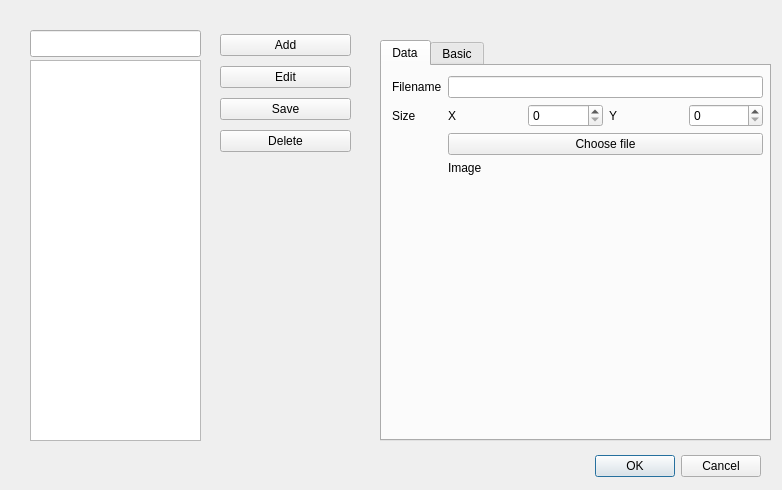
<?xml version="1.0" encoding="UTF-8"?>
<ui version="4.0">
 <author>Matej Pechac</author>
 <class>NewProjModuleDlg</class>
 <widget class="QDialog" name="NewProjModuleDlg">
  <property name="geometry">
   <rect>
    <x>0</x>
    <y>0</y>
    <width>782</width>
    <height>490</height>
   </rect>
  </property>
  <property name="windowTitle">
   <string>NewProjModuleDlg</string>
  </property>
  <widget class="QDialogButtonBox" name="buttonBox">
   <property name="geometry">
    <rect>
     <x>420</x>
     <y>450</y>
     <width>341</width>
     <height>32</height>
    </rect>
   </property>
   <property name="orientation">
    <enum>Qt::Horizontal</enum>
   </property>
   <property name="standardButtons">
    <set>QDialogButtonBox::Cancel|QDialogButtonBox::Ok</set>
   </property>
  </widget>
  <widget class="QListView" name="ProjListView">
   <property name="geometry">
    <rect>
     <x>30</x>
     <y>60</y>
     <width>171</width>
     <height>381</height>
    </rect>
   </property>
  </widget>
  <widget class="QLineEdit" name="leModuleName">
   <property name="geometry">
    <rect>
     <x>30</x>
     <y>30</y>
     <width>171</width>
     <height>27</height>
    </rect>
   </property>
   <property name="readOnly">
    <bool>true</bool>
   </property>
  </widget>
  <widget class="QWidget" name="verticalLayoutWidget_2">
   <property name="geometry">
    <rect>
     <x>220</x>
     <y>30</y>
     <width>131</width>
     <height>128</height>
    </rect>
   </property>
   <layout class="QVBoxLayout" name="verticalLayout_2">
    <item>
     <widget class="QPushButton" name="bAdd">
      <property name="text">
       <string>Add</string>
      </property>
     </widget>
    </item>
    <item>
     <widget class="QPushButton" name="bEdit">
      <property name="text">
       <string>Edit</string>
      </property>
     </widget>
    </item>
    <item>
     <widget class="QPushButton" name="bSave">
      <property name="text">
       <string>Save</string>
      </property>
     </widget>
    </item>
    <item>
     <widget class="QPushButton" name="bDelete">
      <property name="text">
       <string>Delete</string>
      </property>
     </widget>
    </item>
   </layout>
  </widget>
  <widget class="QTabWidget" name="tabWidget">
   <property name="geometry">
    <rect>
     <x>380</x>
     <y>40</y>
     <width>391</width>
     <height>401</height>
    </rect>
   </property>
   <property name="currentIndex">
    <number>0</number>
   </property>
   <widget class="QWidget" name="tab">
    <attribute name="title">
     <string>Data</string>
    </attribute>
    <widget class="QWidget" name="formLayoutWidget_3">
     <property name="geometry">
      <rect>
       <x>10</x>
       <y>10</y>
       <width>371</width>
       <height>351</height>
      </rect>
     </property>
     <layout class="QFormLayout" name="formLayout_3">
      <property name="fieldGrowthPolicy">
       <enum>QFormLayout::AllNonFixedFieldsGrow</enum>
      </property>
      <item row="0" column="0">
       <widget class="QLabel" name="label_25">
        <property name="text">
         <string>Filename</string>
        </property>
       </widget>
      </item>
      <item row="0" column="1">
       <widget class="QLineEdit" name="leFilename"/>
      </item>
      <item row="1" column="0">
       <widget class="QLabel" name="label_26">
        <property name="text">
         <string>Size</string>
        </property>
       </widget>
      </item>
      <item row="1" column="1">
       <layout class="QHBoxLayout" name="horizontalLayout">
        <item>
         <widget class="QLabel" name="label_27">
          <property name="text">
           <string>X</string>
          </property>
         </widget>
        </item>
        <item>
         <widget class="QSpinBox" name="sbXSize"/>
        </item>
        <item>
         <widget class="QLabel" name="label_28">
          <property name="text">
           <string>Y</string>
          </property>
         </widget>
        </item>
        <item>
         <widget class="QSpinBox" name="sbYSize"/>
        </item>
       </layout>
      </item>
      <item row="2" column="1">
       <widget class="QPushButton" name="bChooseFile">
        <property name="text">
         <string>Choose file</string>
        </property>
       </widget>
      </item>
      <item row="3" column="1">
       <widget class="QClickLabel" name="lImage">
        <property name="text">
         <string>Image</string>
        </property>
       </widget>
      </item>
     </layout>
    </widget>
   </widget>
   <widget class="QWidget" name="tab_2">
    <attribute name="title">
     <string>Basic</string>
    </attribute>
    <widget class="QWidget" name="formLayoutWidget">
     <property name="geometry">
      <rect>
       <x>9</x>
       <y>9</y>
       <width>371</width>
       <height>351</height>
      </rect>
     </property>
     <layout class="QFormLayout" name="formLayout">
      <item row="1" column="0">
       <widget class="QLabel" name="label">
        <property name="text">
         <string>Speed</string>
        </property>
       </widget>
      </item>
      <item row="1" column="1">
       <widget class="QSpinBox" name="sbSpeed"/>
      </item>
      <item row="0" column="0">
       <widget class="QLabel" name="label_2">
        <property name="text">
         <string>Name</string>
        </property>
       </widget>
      </item>
      <item row="0" column="1">
       <widget class="QLineEdit" name="leDesc"/>
      </item>
     </layout>
    </widget>
   </widget>
  </widget>
 </widget>
 <customwidgets>
  <customwidget>
   <class>QClickLabel</class>
   <extends>QLabel</extends>
   <header>QClickLabel.h</header>
  </customwidget>
 </customwidgets>
 <resources/>
 <connections>
  <connection>
   <sender>buttonBox</sender>
   <signal>accepted()</signal>
   <receiver>NewProjModuleDlg</receiver>
   <slot>accept()</slot>
   <hints>
    <hint type="sourcelabel">
     <x>248</x>
     <y>254</y>
    </hint>
    <hint type="destinationlabel">
     <x>157</x>
     <y>274</y>
    </hint>
   </hints>
  </connection>
  <connection>
   <sender>buttonBox</sender>
   <signal>rejected()</signal>
   <receiver>NewProjModuleDlg</receiver>
   <slot>reject()</slot>
   <hints>
    <hint type="sourcelabel">
     <x>316</x>
     <y>260</y>
    </hint>
    <hint type="destinationlabel">
     <x>286</x>
     <y>274</y>
    </hint>
   </hints>
  </connection>
 </connections>
</ui>
